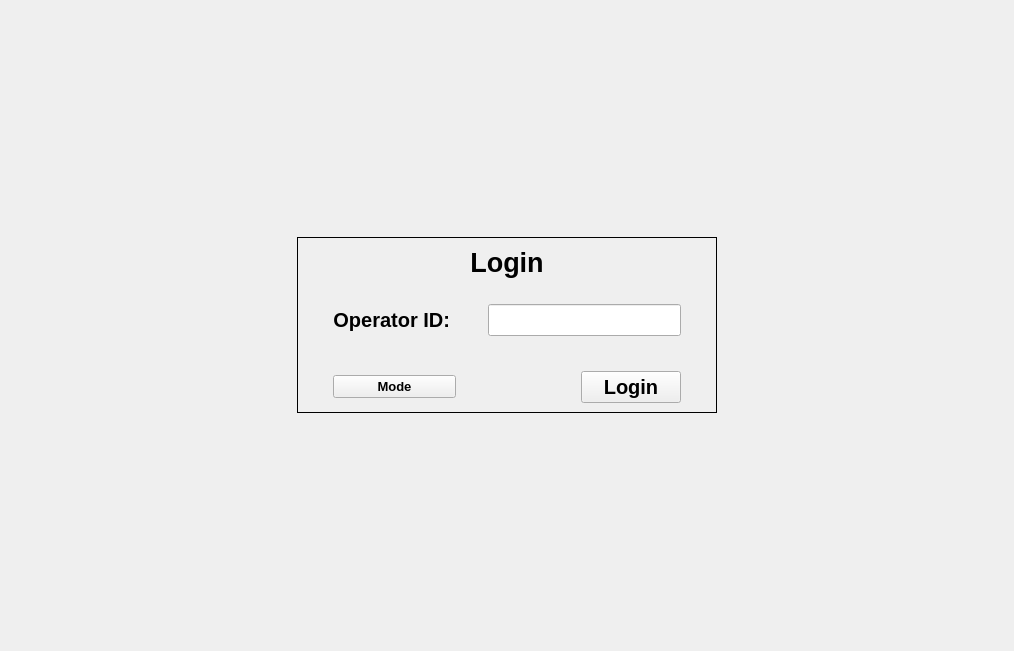
      <widget class="QWidget" name="LoginPage">
       <layout class="QGridLayout" name="gridLayout_2">
        <item row="3" column="0" colspan="3">
         <spacer name="verticalSpacer_2">
          <property name="orientation">
           <enum>Qt::Vertical</enum>
          </property>
          <property name="sizeHint" stdset="0">
           <size>
            <width>803</width>
            <height>227</height>
           </size>
          </property>
         </spacer>
        </item>
        <item row="1" column="1" rowspan="2">
         <widget class="QFrame" name="frame">
          <property name="frameShape">
           <enum>QFrame::Box</enum>
          </property>
          <property name="frameShadow">
           <enum>QFrame::Plain</enum>
          </property>
          <layout class="QVBoxLayout" name="verticalLayout_2">
           <item>
            <widget class="QLabel" name="Header_login">
             <property name="sizePolicy">
              <sizepolicy hsizetype="Preferred" vsizetype="Fixed">
               <horstretch>0</horstretch>
               <verstretch>0</verstretch>
              </sizepolicy>
             </property>
             <property name="font">
              <font>
               <family>Arial</family>
               <pointsize>20</pointsize>
               <weight>75</weight>
               <bold>true</bold>
              </font>
             </property>
             <property name="text">
              <string>Login</string>
             </property>
             <property name="alignment">
              <set>Qt::AlignCenter</set>
             </property>
            </widget>
           </item>
           <item>
            <widget class="QLabel" name="label_2">
             <property name="sizePolicy">
              <sizepolicy hsizetype="Fixed" vsizetype="Fixed">
               <horstretch>0</horstretch>
               <verstretch>0</verstretch>
              </sizepolicy>
             </property>
             <property name="minimumSize">
              <size>
               <width>400</width>
               <height>0</height>
              </size>
             </property>
             <property name="maximumSize">
              <size>
               <width>400</width>
               <height>16777215</height>
              </size>
             </property>
             <property name="text">
              <string/>
             </property>
            </widget>
           </item>
           <item>
            <layout class="QGridLayout" name="gridLayout">
             <item row="0" column="0">
              <widget class="QLabel" name="Login_label_Operator">
               <property name="sizePolicy">
                <sizepolicy hsizetype="Fixed" vsizetype="Fixed">
                 <horstretch>0</horstretch>
                 <verstretch>0</verstretch>
                </sizepolicy>
               </property>
               <property name="font">
                <font>
                 <family>Arial</family>
                 <pointsize>15</pointsize>
                 <weight>75</weight>
                 <bold>true</bold>
                </font>
               </property>
               <property name="layoutDirection">
                <enum>Qt::LeftToRight</enum>
               </property>
               <property name="text">
                <string>Operator ID: </string>
               </property>
               <property name="alignment">
                <set>Qt::AlignCenter</set>
               </property>
              </widget>
             </item>
             <item row="0" column="1">
              <widget class="QLineEdit" name="enLineEdit">
               <property name="sizePolicy">
                <sizepolicy hsizetype="Fixed" vsizetype="Fixed">
                 <horstretch>0</horstretch>
                 <verstretch>0</verstretch>
                </sizepolicy>
               </property>
               <property name="minimumSize">
                <size>
                 <width>100</width>
                 <height>0</height>
                </size>
               </property>
               <property name="maximumSize">
                <size>
                 <width>200</width>
                 <height>16777215</height>
                </size>
               </property>
               <property name="font">
                <font>
                 <family>Arial</family>
                 <pointsize>15</pointsize>
                 <weight>75</weight>
                 <bold>true</bold>
                </font>
               </property>
              </widget>
             </item>
             <item row="2" column="1">
              <widget class="QPushButton" name="LoginButton">
               <property name="maximumSize">
                <size>
                 <width>100</width>
                 <height>16777215</height>
                </size>
               </property>
               <property name="font">
                <font>
                 <family>Arial</family>
                 <pointsize>15</pointsize>
                 <weight>75</weight>
                 <bold>true</bold>
                </font>
               </property>
               <property name="layoutDirection">
                <enum>Qt::RightToLeft</enum>
               </property>
               <property name="text">
                <string>Login</string>
               </property>
               <property name="autoDefault">
                <bool>false</bool>
               </property>
               <property name="default">
                <bool>false</bool>
               </property>
              </widget>
             </item>
             <item row="1" column="0" colspan="2">
              <widget class="QLabel" name="label_Error_login">
               <property name="sizePolicy">
                <sizepolicy hsizetype="Preferred" vsizetype="Fixed">
                 <horstretch>0</horstretch>
                 <verstretch>0</verstretch>
                </sizepolicy>
               </property>
               <property name="font">
                <font>
                 <family>Arial</family>
                 <pointsize>15</pointsize>
                 <weight>75</weight>
                 <bold>true</bold>
                </font>
               </property>
               <property name="text">
                <string/>
               </property>
              </widget>
             </item>
             <item row="2" column="0">
              <widget class="QPushButton" name="ModeButton">
               <property name="font">
                <font>
                 <pointsize>10</pointsize>
                 <weight>75</weight>
                 <bold>true</bold>
                </font>
               </property>
               <property name="text">
                <string>Mode</string>
               </property>
              </widget>
             </item>
            </layout>
           </item>
          </layout>
         </widget>
        </item>
        <item row="1" column="2">
         <spacer name="horizontalSpacer">
          <property name="orientation">
           <enum>Qt::Horizontal</enum>
          </property>
          <property name="sizeHint" stdset="0">
           <size>
            <width>280</width>
            <height>20</height>
           </size>
          </property>
         </spacer>
        </item>
        <item row="2" column="0">
         <spacer name="horizontalSpacer_2">
          <property name="orientation">
           <enum>Qt::Horizontal</enum>
          </property>
          <property name="sizeHint" stdset="0">
           <size>
            <width>280</width>
            <height>20</height>
           </size>
          </property>
         </spacer>
        </item>
        <item row="0" column="0" colspan="3">
         <spacer name="verticalSpacer">
          <property name="orientation">
           <enum>Qt::Vertical</enum>
          </property>
          <property name="sizeHint" stdset="0">
           <size>
            <width>803</width>
            <height>226</height>
           </size>
          </property>
         </spacer>
        </item>
       </layout>
      </widget>
